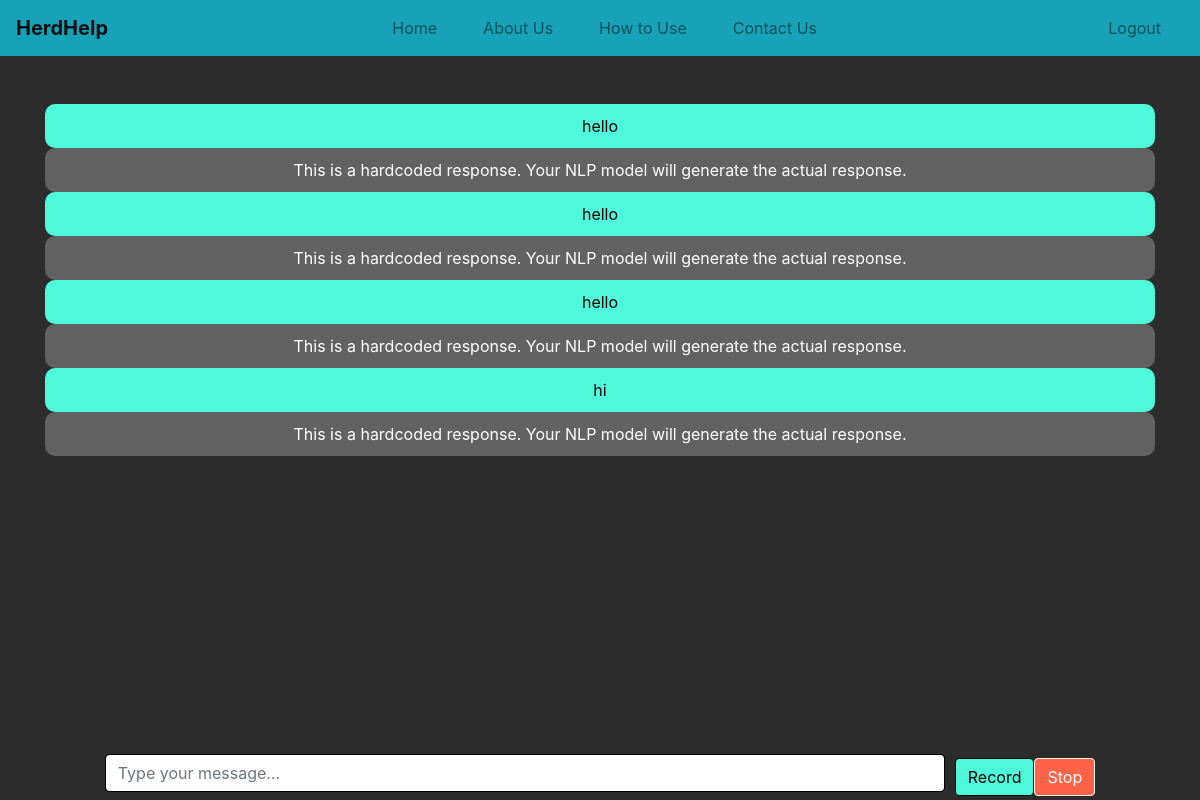
/chat (signed in), run on an earlier commit of the app's database.
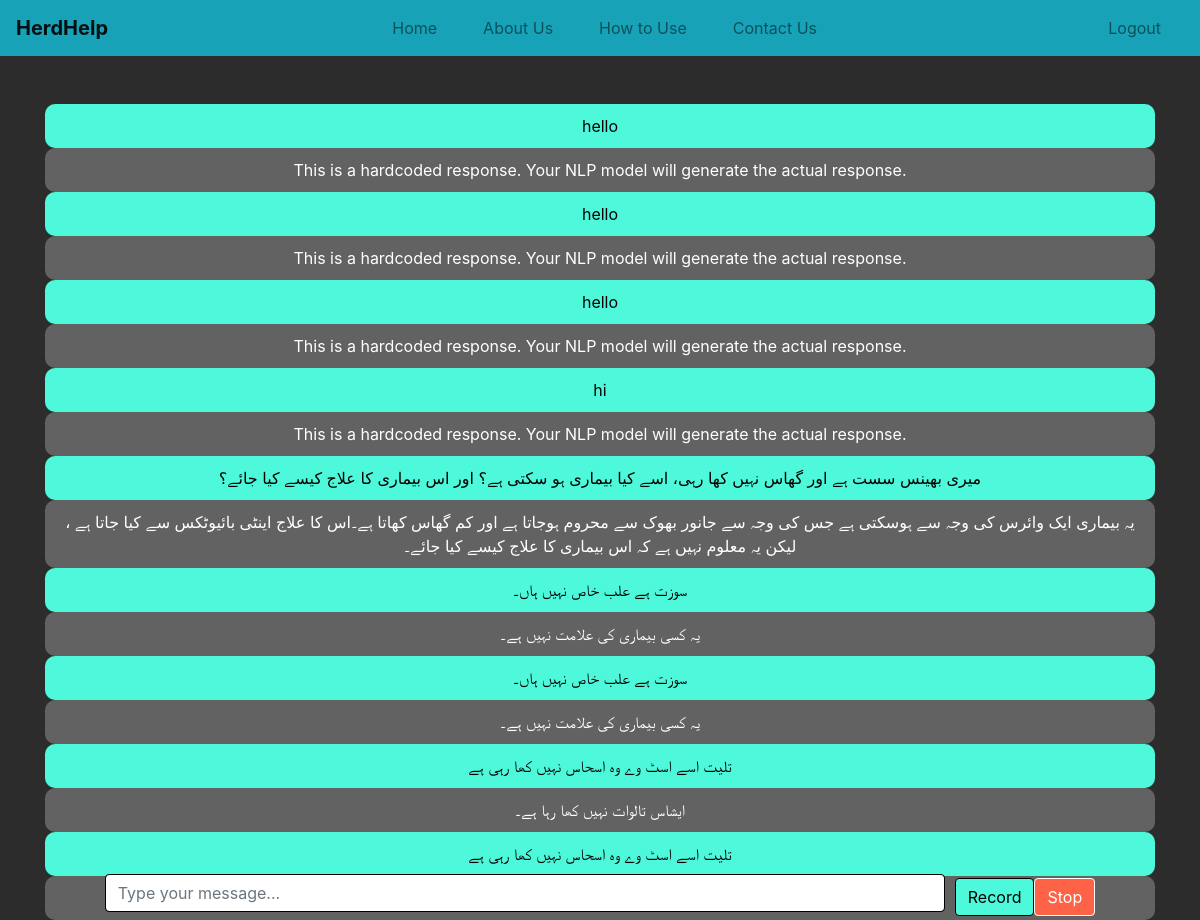
And on a later commit of the database.
### tables this page shows
CREATE TABLE responses
             (id INTEGER PRIMARY KEY AUTOINCREMENT,
              prompt_id INTEGER,
              response TEXT NOT NULL,
              timestamp DATETIME DEFAULT CURRENT_TIMESTAMP);

CREATE TABLE prompts
             (id INTEGER PRIMARY KEY AUTOINCREMENT,
              user_id INTEGER,
              prompt TEXT NOT NULL,
              timestamp DATETIME DEFAULT CURRENT_TIMESTAMP);

### app.py (the view, shortened to what this page needs)
@app.route('/chat', methods=['GET', 'POST'])
def chat():
    conn = create_connection()
    cursor = conn.cursor()
    user_id = session['user_id']  # Retrieve user ID from the session
    cursor.execute("SELECT prompts.prompt, responses.response FROM prompts JOIN responses ON prompts.id = responses.prompt_id WHERE prompts.user_id = ? ORDER BY prompts.timestamp ASC", (user_id,))
    chat_current = cursor.fetchall()
    conn.close()
    return render_template('chat.html', chat_current=chat_current)

### app.py (called while the page is built)
def create_connection():
    return sqlite3.connect('herdhelp.db')

### templates/chat.html (shortened to what this page needs)
<!DOCTYPE html>
<html lang="en">
<head>
    <link rel="stylesheet" href="https://maxcdn.bootstrapcdn.com/bootstrap/4.5.2/css/bootstrap.min.css">
    <link rel="stylesheet" href="https://cdnjs.cloudflare.com/ajax/libs/font-awesome/6.0.0/css/all.min.css">
    <link rel="stylesheet" href="{{ url_for('static', filename='chat_style.css') }}">
</head>
<body>
    <header>
        <nav class="navbar navbar-expand-lg navbar-light bg-info w-100">
            <a class="navbar-brand" href="{{ url_for('index') }}">
                HerdHelp
            </a>
            <div class="collapse navbar-collapse" id="navbarNav">
                <ul class="navbar-nav">
                    <li class="nav-item">
                        <a class="nav-link" href="{{ url_for('index') }}">Home</a>
                    </li>
                    <li class="nav-item">
                        <a class="nav-link" href="{{ url_for('about') }}">About Us</a>
                    </li>
                    <li class="nav-item">
                        <a class="nav-link" href="{{ url_for('how_to_use') }}">How to Use</a>
                    </li>
                    <li class="nav-item">
                        <a class="nav-link" href="{{ url_for('contact') }}">Contact Us</a>
                    </li>
                </ul>
                <ul class="navbar-nav">
                    <li class="nav-item">
                        <a class="nav-link" href="{{ url_for('logout') }}">Logout</a>
                    </li>
                </ul>
            </div>
        </nav>
    </header>
    <div class="container mt-5">
        <div class="chat-current">
            {% for prompt, response in chat_current %}
            <div class="prompt-container" style="background-color: #4df9da; color: #000; float: right; text-align: center; border-radius: 10px;">
                <div class="prompt">{{ prompt }}</div>
            </div>
            <div class="response-container" style="float: left; text-align: center; border-radius: 10px;">
                <div class="response">{{ response }}</div>
            </div>
            {% endfor %}
        </div>
        <form method="post" action="{{ url_for('chat') }}" style="display: flex; position: fixed; align-items: center; justify-content: center; z-index: 10; bottom: 0; left: 0; width: 100%;">
            <input type="text" class="form-control mb-2" id="prompt" name="prompt" style="width: 70%; margin-right: 10px; color: #000; border: 1px solid #000;" placeholder="Type your message...">
            <button type="button" onclick="startRecording()" class="btn btn-primary" style="background-color: #4df9da; color: #000; border: 1px solid #000;">Record</button>
            <button id="stopButton" type="button" onclick="stopRecording()" class="btn btn-danger" style="background-color: #ff6347; color: #fff; border: 1px solid #fff;">Stop</button>
        </form>
    </div>
</body>
</html>

### static/chat_style.css (style rules this page uses)
.navbar { background-color: #4df9da; }
.navbar-brand { color: white; font-weight: bold; }
.navbar-nav { margin-left: auto; }
.navbar-nav .nav-link { color: white; margin: 0 15px; }
body { background-color: #2c2c2c; color: white; margin: 0; }
.chat-current { display: flex; flex-direction: column; align-items: flex-start; width: 100%; }
.prompt-container { background-color: #4df9da; color: #000; border-radius: 10px; padding: 10px; margin: 10px; width: 100%; box-sizing: border-box; }
.response-container { background-color: #626262; color: #fff; border-radius: 10px; padding: 10px; margin: 10px; width: 100%; box-sizing: border-box; }
.prompt-container, .response-container { margin: 0 auto; }
.prompt-container, .response-container { display: inline-block; }
.prompt, .response { margin: 0; }
.form-control { width: 70%; margin-right: 10px; color: #000; border: 1px solid #000; }
.btn-primary { background-color: #4df9da; color: #000; border: 1px solid #000; }

What changed in the data, as far as the page shows it:
added responses: prompt "میری بھینس سست ہے اور گھاس نہیں کھا رہی، اسے کیا بیماری ہو سکتی ہے؟ اور اس بیماری کا علاج کیسے کیا جائے؟", response "یہ بیماری ایک وائرس کی وجہ سے ہوسکتی ہے جس کی وجہ سے جانور بھوک سے محروم ہوجاتا ہے اور کم گھاس کھاتا ہے۔اس کا علاج اینٹی بائیوٹکس سے کیا جاتا ہے ، لیکن یہ معلوم نہیں ہے کہ اس بیماری کا علاج کیسے کیا جائے۔"
added responses: prompt "سوزت ہے علب خاص نہیں ہاں۔", response "یہ کسی بیماری کی علامت نہیں ہے۔"
added responses: prompt "سوزت ہے علب خاص نہیں ہاں۔", response "یہ کسی بیماری کی علامت نہیں ہے۔"
added responses: prompt "تلیت اسے اسٹ وے وہ اسحاس نہیں کھا رہی ہے", response "ایشاس تالوات نہیں کھا رہا ہے۔"
added responses: prompt "تلیت اسے اسٹ وے وہ اسحاس نہیں کھا رہی ہے"
